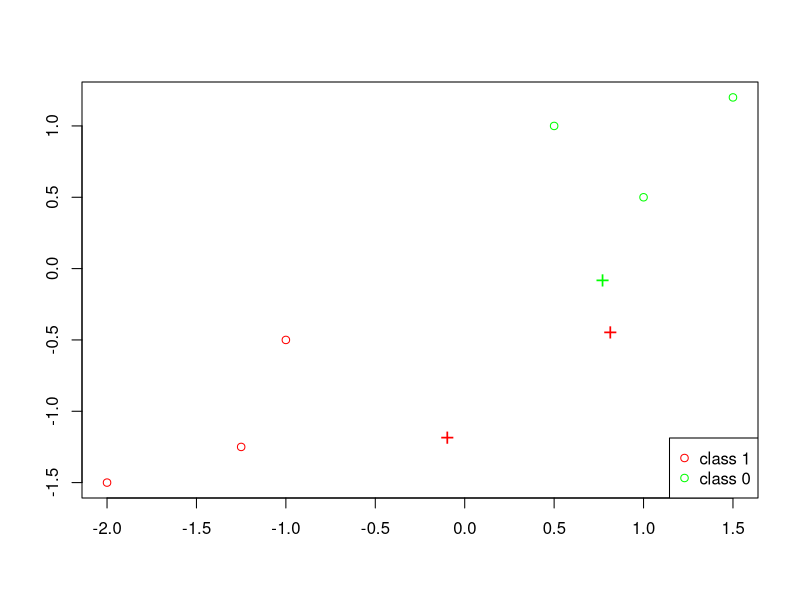

Here is the R script that generated this plot: (Note: this script raises an error after producing the figure.)




set.seed(235)

# import necessary libraries
library(class)

csize = 10
p = 2        
s_centers = 1
#s_x = 1
s_x = sqrt(1/10); 

m1 = matrix(rnorm(csize*p), csize, p)*s_centers + cbind( rep(0.5,csize), rep(0.5,csize) )
m0 = matrix(rnorm(csize*p), csize, p)*s_centers + cbind( rep(-0.5,csize), rep(-0.5,csize) )



n = 10
id1 = sample(1:csize, n, replace=TRUE)
id0 = sample(1:csize, n, replace=TRUE)  
traindata = matrix(rnorm(2*n*p), 2*n, p)*s_x + rbind(m1[id1,], m0[id0,])
dim(traindata)
Ytrain = rep(c(1, 0), each = n)

# Test sample of size 10,000

N = 50
# Allocate the n samples for class 1  to the 10 clusters
id1 = sample(1:csize, N, replace=TRUE)
# Allocate the n samples for class 1 to the 10 clusters
id0 = sample(1:csize, N, replace=TRUE)  
testdata = matrix(rnorm(2*N*p), 2*N, p)*s_x + rbind(m1[id1,], m0[id0,])
dim(testdata)
Ytest = rep(c(1, 0), each = N)

########## PART 2 TESTING ###########

euclidean_distance = function(point1, point2) {
  if (length(point1) == length(point2)) {
    return(sqrt(sum((point1 - point2)^2)))
  } else {
    stop('Vectors must be of the same length')
  }
}

csize=2
n=3
N=2
traindata = matrix(c(1.5,1.2,1.0,0.5,0.5,1.0,-1.25,-1.25,-1.0,-0.5,-2,-1.5), ncol=2, byrow=TRUE)
testdata = matrix(c(0,0,2,2), ncol=2, byrow=TRUE)
Ytrain = c(1,1,1,0,0,0)
Ytest = c(1,1)

plot(traindata[,1], traindata[,2], type="n", xlab="", ylab="")
points(traindata[1:n,1], traindata[1:n,2], col="green")
points(traindata[(n+1):(2*n),1], traindata[(n+1):(2*n),2], col="red")
points(m1[1:csize,1], m1[1:csize,2], pch="+", cex=1.5, col="green")
points(m0[1:csize,1], m0[1:csize,2], pch="+", cex=1.5, col="red");   
legend("bottomright", pch = c(1,1), col = c("red", "green"), legend = c("class 1", "class 0"))


knn_from_scratch = function(train, test, truth, k) {
  expanded_test_data = matrix(rep(test,each = nrow(train)), ncol=2)
  expanded_train_data = matrix(rep(t(train), times = nrow(test)), ncol=2, byrow = TRUE)
  # Repeat test rows to subtract from corresponding training rows
  
  train_less_test = expanded_train_data - expanded_test_data
  train_less_test_sum_squares = rowSums(train_less_test^2)
  neighbor_distances = matrix(sqrt(train_less_test_sum_squares),nrow=nrow(test), byrow=TRUE)
  # Take the sum of squares of the difference between test points from training points
  # Uses vector functionality to calculate each point's distance to neighbors
  
  nearest_neighbor_address = function(j) {
    nearest_unique = head(sort(unique(j)),k)

    frequencies = as.data.frame(table(j))
    duplicates = frequencies[frequencies$Freq > 1,]

    # for(num in nearest_unique) {
    #   tie_index=which(j %in% num)
    #   if(num %in% duplicates[,1]) {
    #     return_idx = sample(tie_index,1)
    #   } else {
    #     return_idx = tie_index
    #   }
    #   return_arr = append(return_arr,return_idx)
    # }
    
    get_nearest_indexes <- function(num) {
      tie_index=which(j %in% num)
      if(num %in% duplicates[,1]) {
        return_idx = sample(tie_index,1)
      } else {
        return_idx = tie_index
      }
      # return_arr = append(return_arr,return_idx)
      return(return_idx)
    }
    
    test = unlist(lapply(nearest_unique, get_nearest_indexes))
    print(test)
    
    return(test)
  }
  
  # Function to get k nearest neighbors (temp variable j for k)
  
  neighborhood_votes = apply(neighbor_distances, 1, nearest_neighbor_address)
  # Return address of each row's nearest neighbor
  
  neighborhood_votes_v = matrix(truth[neighborhood_votes], nrow=nrow(test), byrow=TRUE)
  # Collect votes from nearest neighbor
  
  determine_winner = function(point){
    if (sum(point) > k/2) {
      return(1)
    } else if (sum(point) < k/2) {
      return(0)
    } else {
      return(sample(0:1, 1))
    }
  }
  # Determine winner given votes of k nearest neighbors. Ties are broken randomly.
  
  predictions = apply(neighborhood_votes_v, 1, determine_winner)
  return(predictions)
}

print("k = 3")
baseline_test.pred = knn(traindata, testdata, Ytrain, k=3)
table(Ytest, baseline_test.pred)
implementation_test.pred = knn_from_scratch(traindata, testdata, Ytrain, k=3)
table(Ytest, implementation_test.pred)


# for(n in nearest) {
#   extra_k = extra_k + (sum(j == n) - 1)
# }

# my_do_something <- function(i) {
#   extra_k = extra_k + (sum(j == i) - 1)
# }
# 
# for (n in nearest) {
#   my_do_something(n)
# }
# 
# sapply(nearest, my_do_something)


j = c(0.8791893, 1.7848809, 0.8791893, 1.8745119, 2.3749307, 2.3526441, 3.176593, 1.1847304, 3.7154846, 1.7848809, 3.4136126, 2.7707655, 0.6056586, 2.7790663, 2.4914583, 2.6027233, 2.8103019, 2.4129525, 2.2555611, 2.2555611)
truth = c(1,0,0,1,0,1,1,1,0,0,0,0,1,1,0,1,0,1,0,1)
k = 3

# get the top k things
nearest_unique = head(sort(unique(j)),k)
nearest_unique

frequencies = as.data.frame(table(j))
dupes = frequencies[frequencies$Freq > 1,]
dupes

dupes[,1]

return_arr = c()

for(num in nearest_unique) {
  tie_index=which(j %in% num)
  print(length(tie_index))
  if(length(tie_index) > 1) {
    return_idx = sample(tie_index,1)
  } else {
    return_idx = tie_index
  }
  return_arr = append(return_arr,return_idx)
}

return_arr


# convert this bish

for (num in nearest_unique) {
  get_nearest_indexes(num)
}
  
get_nearest_indexes <- function(num) {
  tie_index=which(j %in% num)
  if(num %in% dupes[,1]) {
    return_idx = sample(tie_index,1)
  } else {
    return_idx = tie_index
  }
  # return_arr = append(return_arr,return_idx)
  return(return_idx)
}

# convert part 2
sapply(nearest_unique, get_nearest_indexes)



frequencies = as.data.frame(table(j))
dupes = frequencies[frequencies$Freq > 1,]
print(">>> dupes")
print(dupes)

for(i in 1:ncol(dupes)) {
  tie_distance = dupes[i,1]
  tie_index=which(j %in% tie_distance)
  
}


test_truth = c(0,1,1)
match(1,test_truth)

extra_k = 0
unique_j = unique(test)
nearest = head(sort(unique_j),3)

my_do_something <- function(i) {
  extra_k = extra_k + (sum(test == i) - 1)
}

blah = sum(sapply(nearest, my_do_something))
blah

which(c(0,1,2,2.2,1,5,2.2,3) %in% 2.2)

# 
# 
# # test_table = table(test)
# # dupes = test_table[test_table > 1]
# # no_dupes = unique(test)
# maxes = head(sort(no_dupes), 3)
# extra_k = 0
# for(max in maxes) {
#   extra_k = extra_k + (sum(test == max) - 1)
# }
# 
# extra_k

# eh = apply(maxes, 0, getsum)
# eh
# sum(test == 0.6056556)

# This gets indices of duplicated values
# which(duplicated(test) | duplicated(test, fromLast = TRUE))


# part 3

get_best_k = function(x, y) {
  
  # init variables for looping through k values
  max_k = 180
  fold_count = 10
  k_values = 1:max_k
  average_errors = rep(0, max_k)
  fold_size = floor(nrow(x) / fold_count)
  random_idx = sample(1:nrow(x))
  
  # loop through values of k, for each, calculate n-fold cv error
  for (k in k_values){
    # cumulative error for averaging out at the end
    error = 0
    
    for (fold in 1:fold_count){
      # calculate the index for train/validate for this fold 
      # do this by getting ordered idx (e.g. 1:10), then using that to get rand idx
      ordered_val_idx = ((fold - 1) * fold_size + 1) : (fold * fold_size)
      val_idx = random_idx[ordered_val_idx]
      
      # split data into train/val. Use negative index to exclude ones we don't want
      fold_train_x = x[-val_idx, ]
      fold_train_y = y[-val_idx]
      fold_val_x = x[val_idx, ]
      fold_val_y = y[val_idx]
      
      # Make prediction
      fold_predicted_y = knn(fold_train_x, fold_val_x, fold_train_y, k=k)
      
      # Sum the error
      error = error + sum(fold_predicted_y != fold_val_y)
    }
    
    # Add error to array to track
    average_errors[k] = error / fold_count
  }
  
  # uncomment to debug
  # plot(average_errors, xlab="k", ylab="Average error count", main="Error vs K")
  
  # Find lowest error (larger k breaks tie) which.max returns first, so reversing
  # array will get us last
  min_idx = length(average_errors) - which.min(rev(average_errors)) + 1
  min_error = average_errors[min_idx]
  best_k = k_values[min_idx]
  
  return(best_k)
}


best_k = get_best_k(traindata, Ytrain)
predicted = knn(traindata, testdata, Ytrain, k=best_k)
actual = Ytest
print(table(actual, predicted))

# Part 4 Bayes Rule

bayes_rule = function(x, s, m1, m0) {
  # x = x values 
  # s = sigma used to generate x
  # m0 = means of class 0 (for each center)
  # m1 - means of class 1 (for each center)
  
  # from assignment 1 (campuswire #36)
  
  # initialize variables for loop
  center_count = nrow(m1)
  numerator = rep(0, nrow(x))
  denominator  = rep(0, nrow(x))
  print(paste0("x ",x,"s ",s))
  print(paste0("center_count ",head(center_count),", numerator ",head(numerator),", denominator ",head(denominator)))
  
  # iterate through centers, and sum for each
  for(center in center_count){
    current_m1 = m1[center, ]
    current_m0 = m0[center, ]
    print(paste0("current_m1 ",current_m1," current_m0 ",current_m0))
    
    # get norm of each row
    m1_norm = apply(x - current_m1, 1, function(row) sqrt(sum(row^2)))
    m0_norm = apply(x - current_m0, 1, function(row) sqrt(sum(row^2)))
    
    # calculate numerator and denominator portions for each center
    numerator = sum(exp(-m1_norm / (2 * s^2)))
    denominator = sum(exp(-m0_norm / (2 * s^2)))
  }
  
  # return 1 if numerator is bigger else 0
  
  return(as.numeric(numerator >= denominator))
}


predicted = bayes_rule(testdata, s_x, m1, m0)
actual = Ytest
print(table(actual, predicted))


m0=matrix(c(1.0,1.0,1.5,2), ncol=2, byrow=TRUE)
m1=matrix(c(-1.0,-1.0,-.5,-.25), ncol=2, byrow=TRUE)
m0
m1
x=testdata
s=s_x

x=matrix(c(.5,.75,2,3,-.25,0), ncol=2, byrow=TRUE)
s=s_x
x
s
# from assignment 1 (campuswire #36)

# initialize variables for loop
center_count = nrow(m1)
numerator = rep(0, nrow(x))
denominator  = rep(0, nrow(x))
print(x)
print(s)
print(paste0("center_count ",head(center_count),", numerator ",head(numerator),", denominator ",head(denominator)))


for(center in 1:center_count){
  #for(center in 1){
  center=1
  print(paste0("center ",center))
  current_m1 = m1[center, ]
  current_m0 = m0[center, ]
  #print(paste0("current_m1 ",current_m1," current_m0 ",current_m0))
  
  print(paste0("current_m0 ",current_m0))
  print(paste0("current_m1 ",current_m1))
  
  # get norm of each row
  m1_norm = apply(x - current_m1, 1, function(row) sqrt(sum(row^2)))
  m0_norm = apply(x - current_m0, 1, function(row) sqrt(sum(row^2)))
  
  #print(paste0("m1_norm ",m1_norm, "m0_norm ",m0_norm))
  print(x)
  print(paste0("m0_norm ",m0_norm))
  print(paste0("m1_norm ",m1_norm))
  
  print("numerator ")
  print(numerator)
  print(" denominator ")
  print(denominator)
  
  # calculate numerator and denominator portions for each center
  denominator = denominator + exp(-m1_norm/(2 * s^2))
  numerator = numerator + exp(-m0_norm / (2 * s^2))
  
  
  #numerator = sum(exp(-m1_norm / (2 * s^2)))
  #denominator = sum(exp(-m0_norm / (2 * s^2)))
  print(center)
  print("numerator ")
  print(numerator)
  print(" denominator ")
  print(denominator)
  print(as.numeric(numerator >= denominator))
}
print("numerator ")
print(numerator)
print(" denominator ")
print(denominator)
print(as.numeric(numerator >= denominator))
